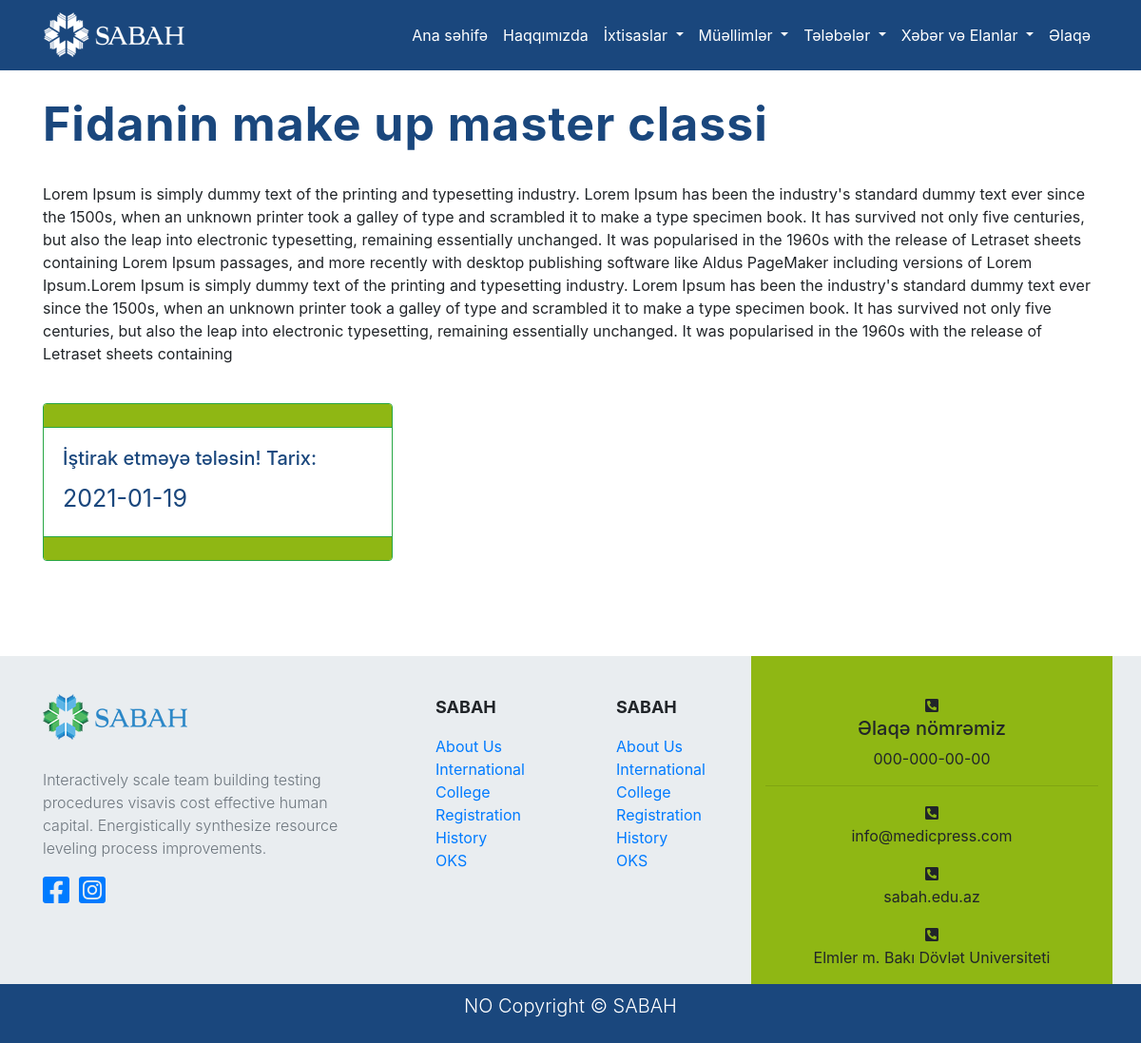
/elan/5, run on the app's committed database.
### sabah/models.py (models this page shows, shortened)
class Blog(db.Model):
    id = db.Column(db.Integer, primary_key=True)
    title = db.Column(db.String(250), nullable=False)
    image = db.Column(db.String(255), nullable=True)
    text = db.Column(db.Text, nullable=False)
    add_date = db.Column(db.DateTime, nullable=False, default=datetime.utcnow)
    type = db.Column(db.Integer, default=1)

### sabah/blog/routes.py (the view)
@blog.route('/elan/<int:ann_id>')
def elan(ann_id):
    announcement = Blog.query.filter_by(type=3)
    for oneAnnouncmenet in announcement:
        if oneAnnouncmenet.id == ann_id:
            return render_template('one-announce.html', oneAnnouncmenet=oneAnnouncmenet)

### sabah/templates/one-announce.html (shortened to what this page needs)
{% extends 'base.html' %}
{% block link %}
<link rel="stylesheet" href="https://use.fontawesome.com/releases/v5.15.1/css/all.css"
>
<link rel="stylesheet" href="{{ url_for('static', filename='css/inner.css') }}">
{% endblock %}
{% block body %}
		<section id="about">
			<div class="container">
					<h6 class="project-title" style="font-size: 50px; font: 20px; font-weight: 700!important;color: #1A477D; margin-top: 0px">{{ oneAnnouncmenet.title }}</h6></br>
						<p>{{ oneAnnouncmenet.text }}</p></br>
            <div class="card border-success mb-3" style="max-width: 23rem; margin-top: 100x;">
              <div class="card-header border-success" style="background-color:#8FB714 "></div>
                <div class="card-body text-success">
                  <h5 class="card-title" style= "color: #1A477D" >İştirak etməyə tələsin! Tarix:</h5>
                  <p class="card-text" style="font-size: 25px; color: #1A477D;">{{ oneAnnouncmenet.add_date.strftime('%Y-%m-%d') }}</p>
                </div>
             <div class="card-footer  border-success" style="background-color:#8FB714 "></div>
			  		</div>
         </div>
		</section>
{% endblock %}

### sabah/static/css/inner.css (style rules this page uses)
* { margin: 0; padding: 0; box-sizing: border-box; list-style: none; }
* { scrollbar-width: thin; scrollbar-color: #1A477D; }
#about { margin-top: 100px; }
.project-title { font-size: 20px; font-weight: 300; letter-spacing: 1px; }

### data on the page
Blog: title "Fidanin make up master classi", text "Lorem Ipsum is simply dummy text of the printing and typesetting industry. Lorem Ipsum has been the industry's standard dummy text ever since the 1500s, when an unknown printer took a galley of type and scrambled it to make a type specimen book. It has survived not only five centuries, but also the leap into electronic typesetting, remaining essentially unchanged. It was popularised in the 1960s with the release of Letraset sheets containing Lorem Ipsum passages, and more recently with desktop publishing software like Aldus PageMaker including versions of Lorem Ipsum.Lorem Ipsum is simply dummy text of the printing and typesetting industry. Lorem Ipsum has been the industry's standard dummy…", add_date "2021-01-19"
